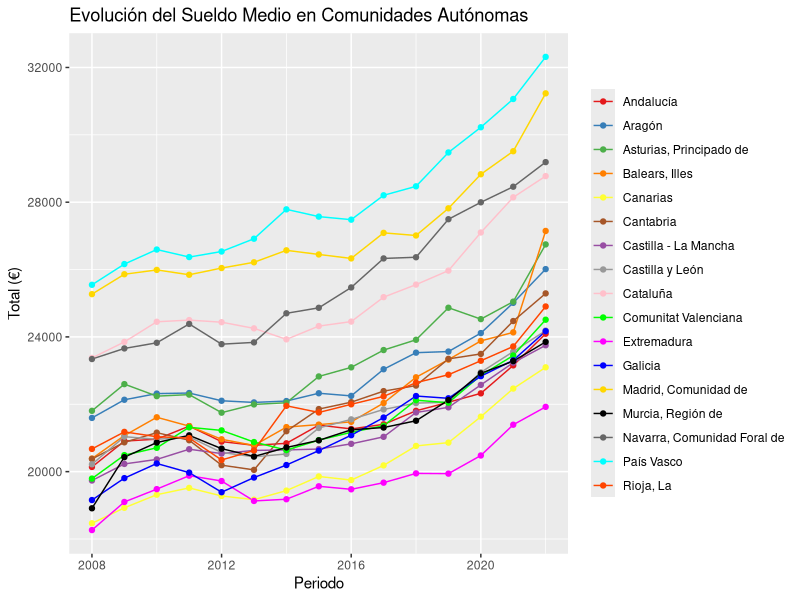
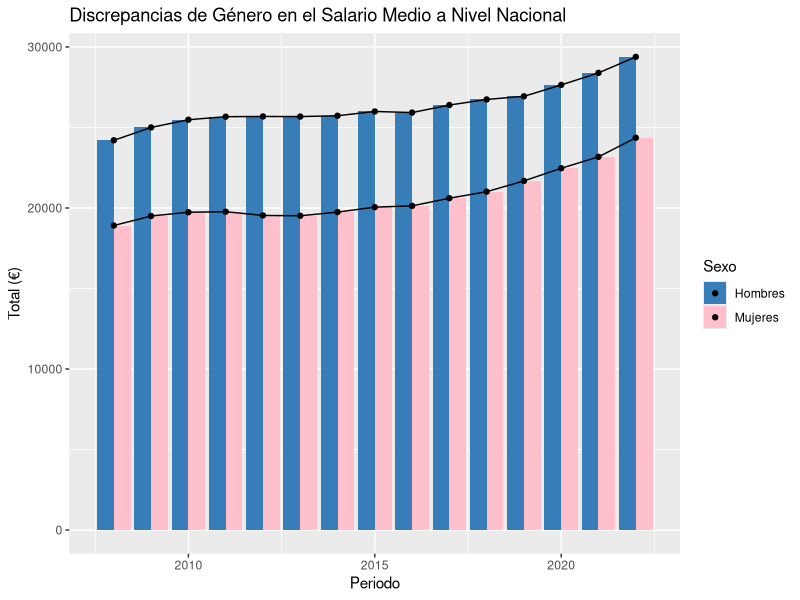
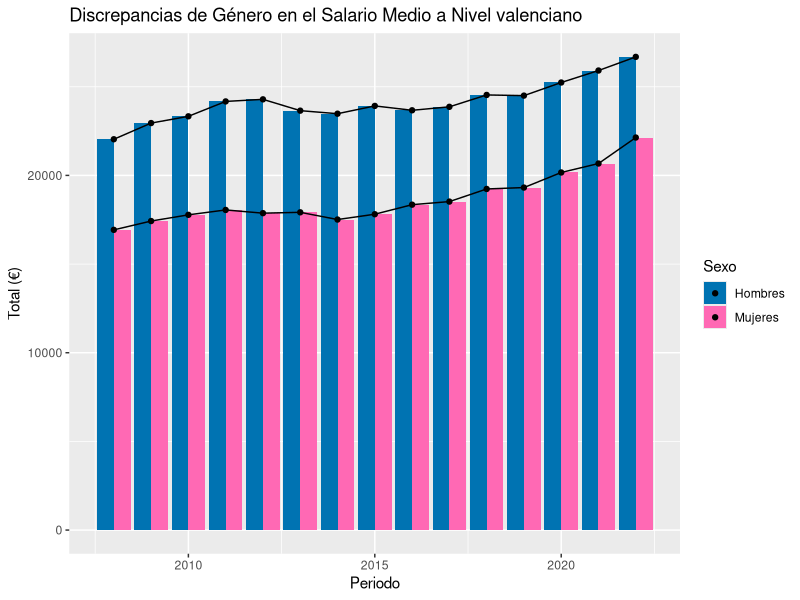
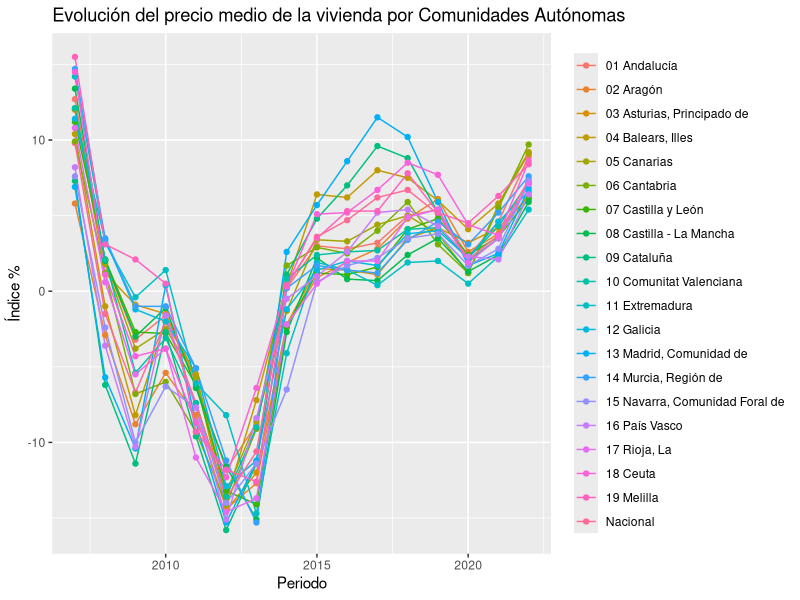

Recreate these plots in R, in order.
## ---- chunk 1
library(readr)
library(knitr)
library(kableExtra)
library(ggplot2)
library(scales)
## ---- chunk 2
rm(list = ls())
# Especificamos que la columna total de Salario sea de tipo character para no perder las comas al importarlo como double
Salario <- read_delim("../data/Salario.csv", delim = ";", escape_double = FALSE, col_types = cols(Total = col_character()), trim_ws = TRUE)
# Con vivienda no es necesario porque como se ve en la herramienta la columna se importa como character
Vivienda <- read_delim("../data/Vivienda.csv", delim = ";", escape_double = FALSE, trim_ws = TRUE)
## ---- chunk 3
str(Salario)
# Como se puede ver el problema de la variable Total es que tiene comas y puntos,
# pero en R las comas no son interpretadas con la intención del archivo, por lo que
# pasamos a cambiar el formato, y una vez con este correcto hacer un casteo a numérico

# Primero eliminamos los puntos, que se emplean en el archivo original para hacer la
#distinción de 1000
Salario$Total<-gsub(pattern = '[.]',replacement = '',Salario$Total)
# Seguidamente cambiamos las comas por puntos para adecuarlo al formato de R
Salario$Total<-gsub(pattern = '[,]',replacement = '.',Salario$Total)
# Ahora finalmente hacemos el casteo a numeric
Salario$Total<-as.numeric(Salario$Total)
# Además la variable media y percentiles solo puede tener esos valores, por lo que la 
#transformamos en un factor
inter<-as.factor(Salario$`Medidas y percentiles`)
Salario$`Medidas y percentiles`<-factor(inter,levels = levels(inter),labels = levels(inter))
# Por último comprobamos que no tenemos ningún dato perdido
#datos_perdidos_salario<-print(Salario[is.na(Salario),])
## ---- chunk 4
str(Vivienda)
# Aquí de igual manera que arriba debemos cambiar las comas a puntos para poder
#hacer el casteo a numeric
Vivienda$Total<-gsub(pattern = '[,]',replacement = '.',Vivienda$Total)
Vivienda$Total<-as.numeric(Vivienda$Total)
## ---- chunk 5
resumen_total_salario<-summary(Salario$Total)
# Buscamos las filas donde se encuentran el máximo y el mínimo  
max_salario<-Salario[Salario$Total==resumen_total_salario['Max.'],]
min_salario<-Salario[Salario$Total==resumen_total_salario['Min.'],]
resumen<-rbind(max_salario,min_salario)
row.names(resumen)<-c('Salario máximo','Salario Mínimo')
kable_styling(kbl(resumen,align = 'c'))
## ---- chunk 6
primer_analisis<-Salario[Salario$`Medidas y percentiles`=='Media'&Salario$Sexo=='Ambos sexos'& Salario$`Comunidades autónomas`!='Total Nacional',]

# Crear colores personalizados manualmente
colores_personalizados <- c("#E41A1C", "#377EB8", "#4DAF4A", "#FF7F00", "#FFFF33",                              "#A65628", "#984EA3", "#999999", "#FFC0CB", "#00FF00", 
                            "#FF00FF", "#0000FF", "#FFD700", "#000000", "#666666", 
                           "#00FFFF", "#FF4500", "#8A2BE2")

# Crear el gráfico
ggplot(primer_analisis, aes(x = Periodo, y = Total, color = `Comunidades autónomas`)) +
  geom_line() +
  geom_point() +
  labs(
    title = 'Evolución del Sueldo Medio en Comunidades Autónomas',
    y = 'Total (€)',
    color = NULL  # Sin título en la leyenda
  ) +
  scale_color_manual(values = colores_personalizados) +  # Colores personalizados
  guides(color = guide_legend(title = NULL))  # Sin título en la leyenda
## ---- chunk 7
colores_personalizados2 <- c( "#377EB8","#FFC0CB")
                      
segundo_análisis_A<-Salario[Salario$`Comunidades autónomas`=='Total Nacional'& Salario$`Medidas y percentiles`=='Media'&Salario$Sexo!='Ambos sexos',]
ggplot(segundo_análisis_A,aes(x=Periodo,y=Total, fill=Sexo)) + geom_bar(stat = "identity",position = 'dodge')+scale_fill_manual(values = colores_personalizados2)+geom_line()+geom_point()+labs(
    title = 'Discrepancias de Género en el Salario Medio a Nivel Nacional',
    y = 'Total (€)')
## ---- chunk 8
colores_personalizados3 <- c("#0073B2", "#FF69B4")
segundo_análisis_B<-Salario[Salario$`Comunidades autónomas`=='Comunitat Valenciana'& Salario$`Medidas y percentiles`=='Media'&Salario$Sexo!='Ambos sexos',]
ggplot(segundo_análisis_B,aes(x=Periodo,y=Total, fill=Sexo)) + geom_bar(stat = "identity",position = 'dodge')+scale_fill_manual(values = colores_personalizados3)+geom_line()+geom_point()+labs(
    title = 'Discrepancias de Género en el Salario Medio a Nivel valenciano',
    y = 'Total (€)')
## ---- chunk 9
Vivienda_simple<-Vivienda[Vivienda$`General, vivienda nueva y de segunda mano`=='General' & Vivienda$`Índices y tasas`=='Variación anual',]

# Crear el gráfico
ggplot(Vivienda_simple, aes(x = Periodo, y = Total, color = `Comunidades y Ciudades Autónomas`)) +
  geom_line() +
  geom_point() +
  labs(
    title = 'Evolución del precio medio de la vivienda por Comunidades Autónomas',
    y = 'Índice %',
    color = NULL  # Sin título en la leyenda
  ) +
  guides(color = guide_legend(title = NULL))  # Sin título en la leyenda
